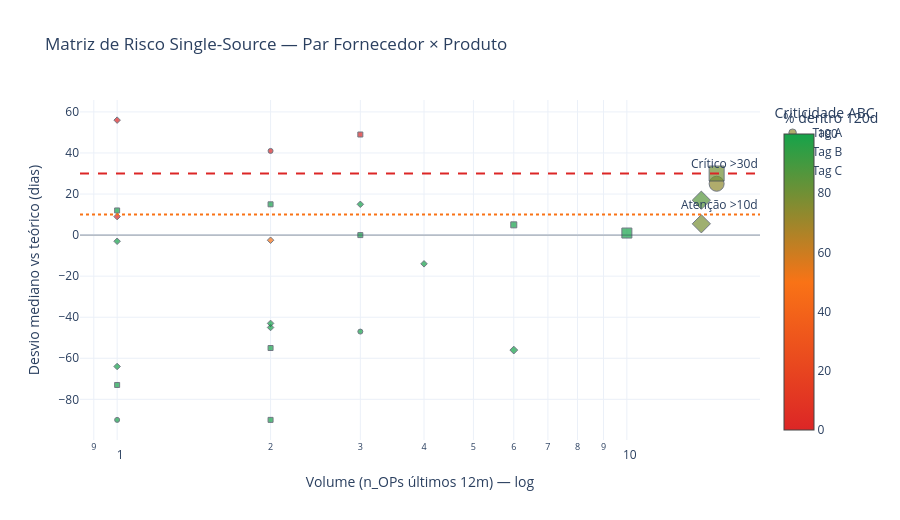

The cell this chart's notebook holds for it:
### Code cell
# Célula 9 — Nível 3: Risco Single-Source (matriz + tabela fornecedor × produto)

# Identificar produtos single-source
single_source_produtos = df_capacity[df_capacity["num_suppliers_per_product"] == 1][
    ["product_name", "alias", "is_finished_product", "lead_time", "tag_abc"]
].drop_duplicates().rename(columns={"alias": "fornecedor", "lead_time": "lt_teorico"})

# Enriquecer com dados de OPs (lead time realizado, desvio, % no prazo)
ops_por_par = (
    df_ops.groupby(["product_names", "supplier_name", "is_finished_product_order"])
    .agg(
        lt_realizado=("lead_time_realizado", "median"),
        desvio_mediano=("desvio_lt", "median"),
        pct_no_prazo=("dentro_do_prazo", lambda x: x.mean() * 100),
        n_ops=("op_code", "count"),
    )
    .reset_index()
    .rename(columns={
        "product_names": "product_name",
        "supplier_name": "fornecedor",
        "is_finished_product_order": "is_finished_product",
    })
)

single_source = single_source_produtos.merge(
    ops_por_par, how="left",
    on=["product_name", "fornecedor", "is_finished_product"],
)
single_source["fluxo"] = single_source["is_finished_product"].map({True: "PA", False: "Tri"})


def nivel(row):
    if row.get("tag_abc") in ["A", "B"]:
        if pd.notna(row.get("desvio_mediano")) and row["desvio_mediano"] > CONFIG["threshold_desvio_critico"]:
            return "🔴 Alto"
        if pd.notna(row.get("desvio_mediano")) and row["desvio_mediano"] > CONFIG["threshold_desvio_atencao"]:
            return "🟠 Moderado"
        return "🟡 Acompanhar"
    return "🟢 Baixo"


single_source["nivel_atencao"] = single_source.apply(nivel, axis=1)

# ====== MATRIZ DE RISCO (scatter) ======
matriz = single_source.dropna(subset=["desvio_mediano", "n_ops"]).copy()

simbolo_abc = {"A": "circle", "B": "square", "C": "diamond"}
matriz["simbolo"] = matriz["tag_abc"].map(simbolo_abc).fillna("x")

fig = go.Figure()

for abc in ["A", "B", "C"]:
    sub = matriz[matriz["tag_abc"] == abc]
    if len(sub) == 0:
        continue
    fig.add_trace(go.Scatter(
        x=sub["n_ops"], y=sub["desvio_mediano"],
        mode="markers",
        marker=dict(
            symbol=simbolo_abc[abc],
            size=sub["n_ops"].clip(5, 50),
            color=sub["pct_no_prazo"],
            colorscale=[[0.0, COLORS["status_critico"]],
                        [0.5, COLORS["status_atencao"]],
                        [1.0, COLORS["status_ok"]]],
            cmin=0, cmax=100,
            colorbar=dict(title="% dentro 120d", x=1.02) if abc == "A" else None,
            showscale=(abc == "A"),
            line=dict(width=1, color="#374151"),
        ),
        name=f"Tag {abc}",
        text=sub["fornecedor"].astype(str) + " — " + sub["product_name"].astype(str).str[:30] + " (" + sub["fluxo"].astype(str) + ")",
        hovertemplate=(
            "<b>%{text}</b><br>"
            "n_OPs: %{x}<br>"
            "Desvio: %{y:.0f}d<br>"
            f"Tag ABC: {abc}<extra></extra>"
        ),
    ))

fig.add_hline(y=CONFIG["threshold_desvio_critico"], line_dash="dash",
              line_color=COLORS["status_critico"], annotation_text="Crítico >30d")
fig.add_hline(y=CONFIG["threshold_desvio_atencao"], line_dash="dot",
              line_color=COLORS["status_atencao"], annotation_text="Atenção >10d")
fig.add_hline(y=0, line_color="#374151", line_width=0.5)

fig.update_layout(
    title="Matriz de Risco Single-Source — Par Fornecedor × Produto",
    template=TEMPLATE,
    xaxis=dict(title="Volume (n_OPs últimos 12m) — log", type="log"),
    yaxis=dict(title="Desvio mediano vs teórico (dias)"),
    height=520,
    legend=dict(title="Criticidade ABC"),
)
fig.show()

# ====== TABELA fornecedor × produto ======
display_cols = ["product_name", "fornecedor", "fluxo", "tag_abc",
                "lt_teorico", "lt_realizado", "desvio_mediano", "pct_no_prazo",
                "n_ops", "nivel_atencao"]


def color_fluxo_cell(v):
    if v == "PA":
        return f"background-color:{COLORS['fluxo_pa']}; color:white; font-weight:600; text-align:center"
    if v == "Tri":
        return f"background-color:{COLORS['fluxo_tri']}; color:#374151; font-weight:600; text-align:center"
    return ""


def color_atencao(v):
    if "Alto" in str(v):
        return "font-weight:600"
    return ""


ordem_atencao = {"🔴 Alto": 0, "🟠 Moderado": 1, "🟡 Acompanhar": 2, "🟢 Baixo": 3}
single_source["_ord"] = single_source["nivel_atencao"].map(ordem_atencao)
single_source = single_source.sort_values(
    ["_ord", "tag_abc", "desvio_mediano"],
    ascending=[True, True, False],
).drop(columns="_ord")

single_source = single_source[single_source["n_ops"].notna() & (single_source["n_ops"] > 0)]
print(f"📋 Pares Single-Source com OPs (fornecedor × produto): {len(single_source)}")
(single_source[display_cols]
    .style
    .map(color_fluxo_cell, subset=["fluxo"])
    .map(color_atencao, subset=["nivel_atencao"])
    .format({
        "lt_teorico": "{:.0f}d",
        "lt_realizado": "{:.0f}d",
        "desvio_mediano": "{:+.0f}d",
        "pct_no_prazo": "{:.1f}%",
    }, na_rep="—")
    .hide(axis="index")
)

### Figure 1 — Plotly figure (JSON) as saved in the notebook; plotly's stock layout.template omitted (floating-point values rounded to 4 significant figures)
{"data": [{"hovertemplate": "<b>%{text}</b><br>n_OPs: %{x}<br>Desvio: %{y:.0f}d<br>Tag ABC: A<extra></extra>", "marker": {"cmax": 100, "cmin": 0, "color": [73.33, 100.0, 100.0, 0.0], "colorbar": {"title": {"text": "% dentro 120d"}, "x": 1.02}, "colorscale": [[0, "#DC2626"], [0.5, "#F97316"], [1, "#16A34A"]], "line": {"color": "#374151", "width": 1}, "showscale": true, "size": [15.0, 5.0, 5.0, 5.0], "symbol": "circle"}, "mode": "markers", "name": "Tag A", "text": ["BAE BRASIL — Cueca Boxer Comfort Anti Suor  (PA)", "LUTESTIL — Undershirt Anti Suor Gola V Ma (PA)", "MC & MC — Camisa FutureForm Masculino (PA)", "PIXIE — Vestido Chemise Sem Mangas Fut (PA)"], "type": "scatter", "x": [15.0, 3.0, 1.0, 2.0], "y": [25.0, -47.0, -90.0, 41.0]}, {"hovertemplate": "<b>%{text}</b><br>n_OPs: %{x}<br>Desvio: %{y:.0f}d<br>Tag ABC: B<extra></extra>", "marker": {"cmax": 100, "cmin": 0, "color": [100.0, 100.0, 100.0, 100.0, 0.0, 100.0, 100.0, 100.0, 80.0, 100.0], "colorscale": [[0, "#DC2626"], [0.5, "#F97316"], [1, "#16A34A"]], "line": {"color": "#374151", "width": 1}, "showscale": false, "size": [5.0, 10.0, 5.0, 5.0, 5.0, 6.0, 5.0, 5.0, 15.0, 5.0], "symbol": "square"}, "mode": "markers", "name": "Tag B", "text": ["FABIO — HighTech T-shirt LifeProof Mas (Tri)", "BAE BRASIL — Skin Cropped Long Sleeve Femin (PA)", "RIZLLEP — The Perfect Top Halter Feminin (PA)", "RIZLLEP — The Perfect Top Asymmetric Fem (PA)", "KABRIOLLI — Vestido Curto Gola Canoa Futur (PA)", "MASH — Cueca Seamless Touch Masculino (PA)", "INTERTEXTIL — Perfect Body Decote U Feminino (PA)", "BAE BRASIL — Skin Cropped Feminino (PA)", "MALHAS D'STEFANO — Spectrum Socks Low 2.0 (PA)", "KABRIOLLI — Vestido Midi de Alça FutureFor (PA)"], "type": "scatter", "x": [2.0, 10.0, 2.0, 1.0, 3.0, 6.0, 1.0, 3.0, 15.0, 2.0], "y": [-55.0, 1.0, -90.0, -73.0, 49.0, 5.0, 12.0, 0.0, 30.0, 15.0]}, {"hovertemplate": "<b>%{text}</b><br>n_OPs: %{x}<br>Desvio: %{y:.0f}d<br>Tag ABC: C<extra></extra>", "marker": {"cmax": 100, "cmin": 0, "color": [100.0, 100.0, 100.0, 100.0, 50.0, 0.0, 78.57, 100.0, 0.0, 100.0, 100.0, 85.71], "colorscale": [[0, "#DC2626"], [0.5, "#F97316"], [1, "#16A34A"]], "line": {"color": "#374151", "width": 1}, "showscale": false, "size": [6.0, 5.0, 5.0, 5.0, 5.0, 5.0, 14.0, 5.0, 5.0, 5.0, 5.0, 14.0], "symbol": "diamond"}, "mode": "markers", "name": "Tag C", "text": ["RDM — Calcinha String Feminino (PA)", "RIZLLEP — The Perfect Top Cropped Femini (PA)", "ARTIGO X — Boné Outdoors (PA)", "LUTESTIL — Sutiã Comfy Feminino (PA)", "RDM — Vestido Esportivo Rush Feminin (Tri)", "MUB — Camisa Manga Curta FutureForm  (PA)", "ARTIGO X — Boné Sixx (PA)", "KABRIOLLI — Blusa de Alça FutureForm Femin (PA)", "Santa Rita — Regata Nadador IN-ACTION Seaml (PA)", "LUTESTIL — Undershirt Anti Suor Gola U Ma (PA)", "CLARA BELLA — Modern Top Feminino (PA)", "BAE BRASIL — SneakIN Socks (PA)"], "type": "scatter", "x": [6.0, 2.0, 4.0, 1.0, 2.0, 1.0, 14.0, 3.0, 1.0, 1.0, 2.0, 14.0], "y": [-56.0, -45.0, -14.0, -64.0, -2.5, 56.0, 5.5, 15.0, 9.0, -3.0, -43.0, 17.0]}], "layout": {"annotations": [{"showarrow": false, "text": "Crítico >30d", "x": 1, "xanchor": "right", "xref": "x domain", "y": 30, "yanchor": "bottom", "yref": "y"}, {"showarrow": false, "text": "Atenção >10d", "x": 1, "xanchor": "right", "xref": "x domain", "y": 10, "yanchor": "bottom", "yref": "y"}], "height": 520, "legend": {"title": {"text": "Criticidade ABC"}}, "shapes": [{"line": {"color": "#DC2626", "dash": "dash"}, "type": "line", "x0": 0, "x1": 1, "xref": "x domain", "y0": 30, "y1": 30, "yref": "y"}, {"line": {"color": "#F97316", "dash": "dot"}, "type": "line", "x0": 0, "x1": 1, "xref": "x domain", "y0": 10, "y1": 10, "yref": "y"}, {"line": {"color": "#374151", "width": 0.5}, "type": "line", "x0": 0, "x1": 1, "xref": "x domain", "y0": 0, "y1": 0, "yref": "y"}], "title": {"text": "Matriz de Risco Single-Source — Par Fornecedor × Produto"}, "xaxis": {"title": {"text": "Volume (n_OPs últimos 12m) — log"}, "type": "log"}, "yaxis": {"title": {"text": "Desvio mediano vs teórico (dias)"}}}}
